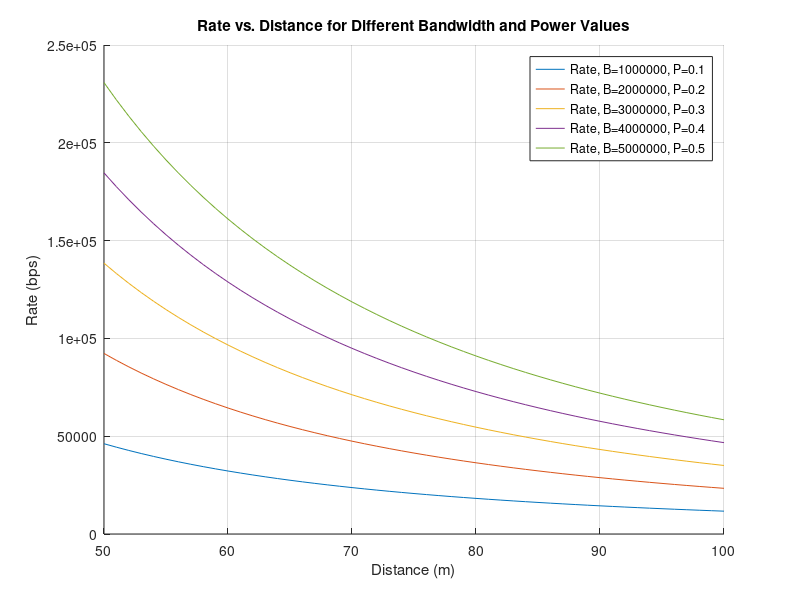
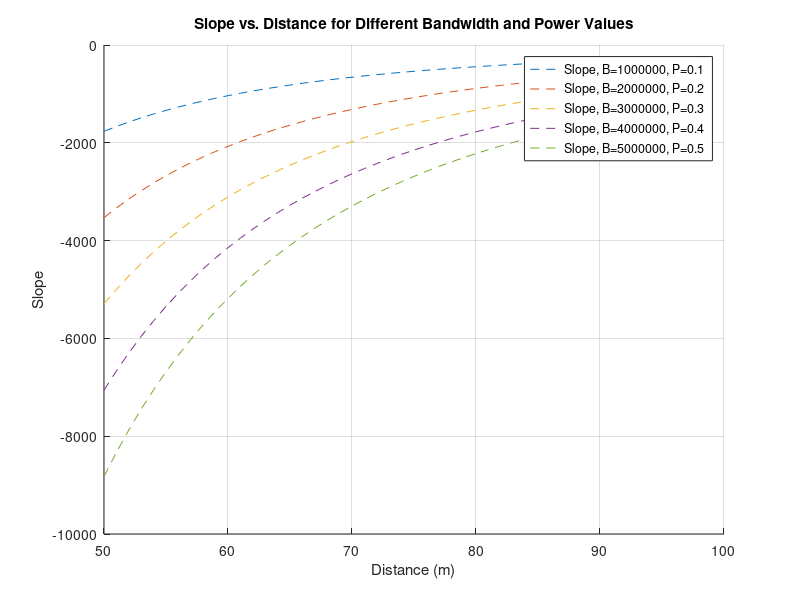

Source code (MATLAB) for these figures, in order:
%PLOT_RATE_SLOPE_VS_DISTANCE  A2A transmission rate (Eq. (2)) and its slope versus distance.
%
%   Visualises the rate and the slope S used by the mobility utility (Eqs. (8)-(11)) for the
%   bandwidth/power setting of each server type.

% Collecting channel parameters
collecting_channel_param = containers.Map({'suburban', 'urban', 'dense-urban', 'high-rise-urban'}, ...
    {[4.88, 0.43, 0.1, 21], [9.61, 0.16, 1, 20], [12.08, 0.11, 1.6, 23], [27.23, 0.08, 2.3, 34]});
collecting_params = collecting_channel_param('urban');
a = collecting_params(1);
b = collecting_params(2);
yita0 = collecting_params(3);
yita1 = collecting_params(4);
carrier_f = 2.5e9; % Carrier frequency
noise_power = 1e-13; % Noise power

G = 1; % Gain
distance_values = 50:1:100; % Distance values from 100 to 200 meters

% Define different B and P values
B_values = [1e6, 2e6, 3e6, 4e6, 5e6]; % Bandwidth values
P_values = [0.1, 0.2, 0.3, 0.4, 0.5]; % Transmit power values

% Plot transmission rate
figure;
hold on;
for j = 1:length(B_values)
    B = B_values(j);
    P = P_values(j);
    rate_values = zeros(size(distance_values)); % Initialize rate array

    for i = 1:length(distance_values)
        distance = distance_values(i);
        fspl = ((4 * pi * carrier_f * distance / 3e8) ^ 2); % Free space path loss
        L = (fspl * 10 ^ (yita0 / 20)); % Total path loss
        rate_values(i) = (B * log2(1 + P * G / (L * noise_power * B))); % Compute rate
    end
    
    plot(distance_values, rate_values, 'DisplayName', ['Rate, B=' num2str(B) ', P=' num2str(P)]);
end
legend('show');
xlabel('Distance (m)');
ylabel('Rate (bps)');
title('Rate vs. Distance for Different Bandwidth and Power Values');
grid on;
hold off;

% Plot slope
figure;
hold on;
for j = 1:length(B_values)
    B = B_values(j);
    P = P_values(j);
    slope_values = zeros(size(distance_values)); % Initialize slope array

    for i = 1:length(distance_values) - 1
        distance = distance_values(i);
        fspl = ((4 * pi * carrier_f * distance / 3e8) ^ 2); % Free space path loss
        L = (fspl * 10 ^ (yita0 / 20)); % Total path loss
        rate = (B * log2(1 + P * G / (L * noise_power * B))); % Compute rate for current distance
        
        next_distance = distance_values(i + 1);
        next_fspl = ((4 * pi * carrier_f * next_distance / 3e8) ^ 2);
        next_L = (next_fspl * 10 ^ (yita0 / 20));
        next_rate = (B * log2(1 + P * G / (next_L * noise_power * B))); % Compute rate for next distance
        
        slope_values(i) = (next_rate - rate) / (next_distance - distance);
    end
    
    plot(distance_values(1:end-1), slope_values(1:end-1), '--', 'DisplayName', ['Slope, B=' num2str(B) ', P=' num2str(P)]);
end
legend('show');
xlabel('Distance (m)');
ylabel('Slope');
title('Slope vs. Distance for Different Bandwidth and Power Values');
grid on;
hold off;
